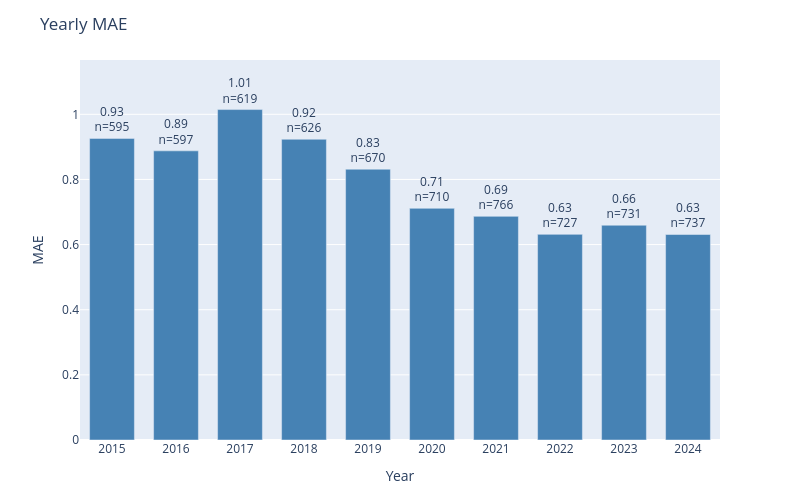

The notebook cell this image was saved under:
### Code cell
plot_error_by_group(
    df=results_test,
    y_true_col='actual',
    y_pred_col='prediction',
    date_col='dt_temp',
    group_by='year',
    metric='mae',
    title='Yearly MAE'
)

### Figure 1 — Plotly figure (JSON) as saved in the notebook; plotly's stock layout.template omitted (floating-point values rounded to 4 significant figures)
{"data": [{"marker": {"color": "steelblue"}, "text": ["0.93<br>n=595", "0.89<br>n=597", "1.01<br>n=619", "0.92<br>n=626", "0.83<br>n=670", "0.71<br>n=710", "0.69<br>n=766", "0.63<br>n=727", "0.66<br>n=731", "0.63<br>n=737"], "textposition": "outside", "type": "bar", "x": ["2015", "2016", "2017", "2018", "2019", "2020", "2021", "2022", "2023", "2024"], "y": [0.9261, 0.8878, 1.015, 0.9233, 0.8313, 0.7113, 0.6867, 0.6314, 0.6594, 0.6309]}], "layout": {"bargap": 0.3, "height": 500, "margin": {"b": 60, "t": 60}, "title": {"text": "Yearly MAE"}, "uniformtext": {"minsize": 8, "mode": "hide"}, "width": 800, "xaxis": {"title": {"text": "Year"}}, "yaxis": {"range": [0, 1.167], "title": {"text": "MAE"}}}}
